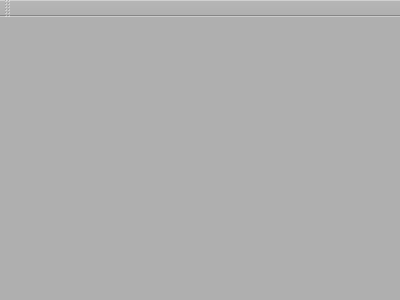
<?xml version="1.0" encoding="UTF-8"?>
<ui version="4.0">
 <class>MainWindow</class>
 <widget class="QMainWindow" name="MainWindow">
  <property name="geometry">
   <rect>
    <x>0</x>
    <y>0</y>
    <width>400</width>
    <height>300</height>
   </rect>
  </property>
  <property name="windowTitle">
   <string>MainWindow</string>
  </property>
  <property name="autoFillBackground">
   <bool>false</bool>
  </property>
  <property name="styleSheet">
   <string notr="true">background-color: rgb(175, 175, 175);</string>
  </property>
  <widget class="QWidget" name="centralWidget">
   <property name="focusPolicy">
    <enum>Qt::NoFocus</enum>
   </property>
  </widget>
  <widget class="QMenuBar" name="menuBar">
   <property name="geometry">
    <rect>
     <x>0</x>
     <y>0</y>
     <width>400</width>
     <height>22</height>
    </rect>
   </property>
  </widget>
  <widget class="QToolBar" name="mainToolBar">
   <attribute name="toolBarArea">
    <enum>TopToolBarArea</enum>
   </attribute>
   <attribute name="toolBarBreak">
    <bool>false</bool>
   </attribute>
  </widget>
  <widget class="QStatusBar" name="statusBar">
   <property name="focusPolicy">
    <enum>Qt::NoFocus</enum>
   </property>
  </widget>
 </widget>
 <layoutdefault spacing="6" margin="11"/>
 <resources/>
 <connections/>
</ui>
